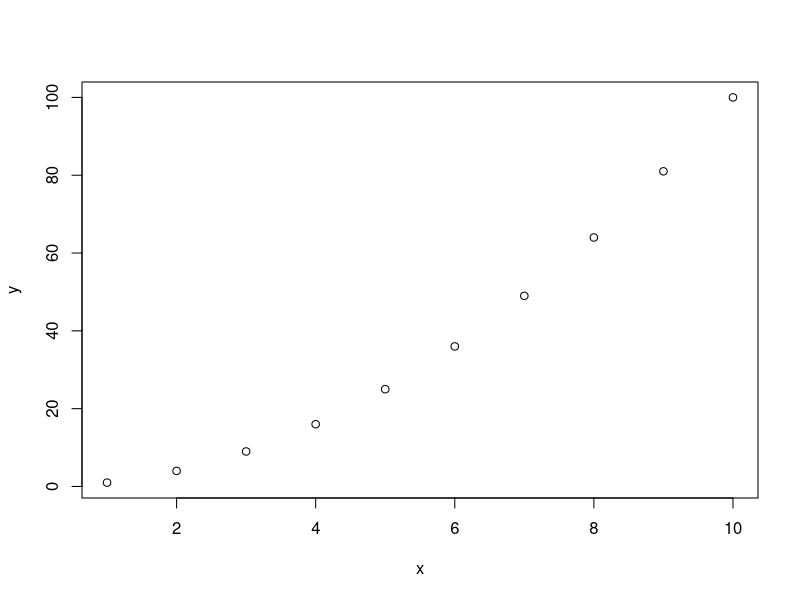
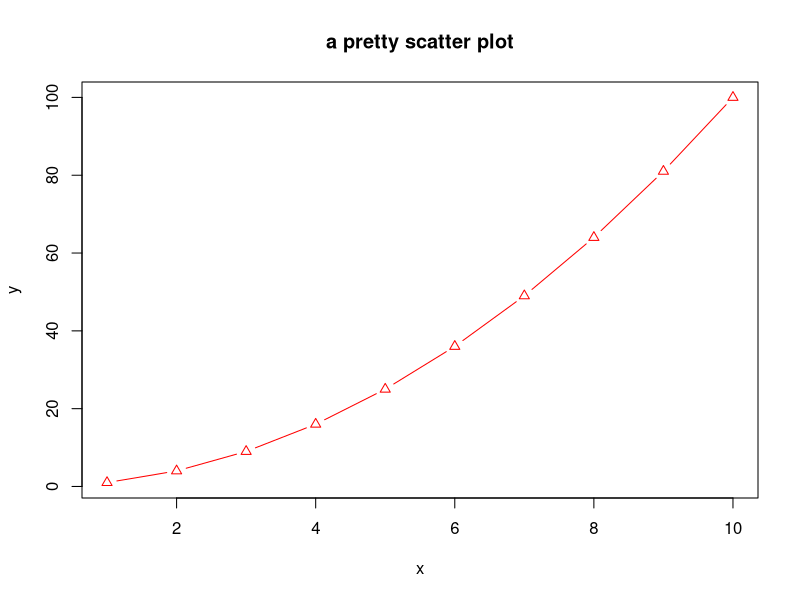
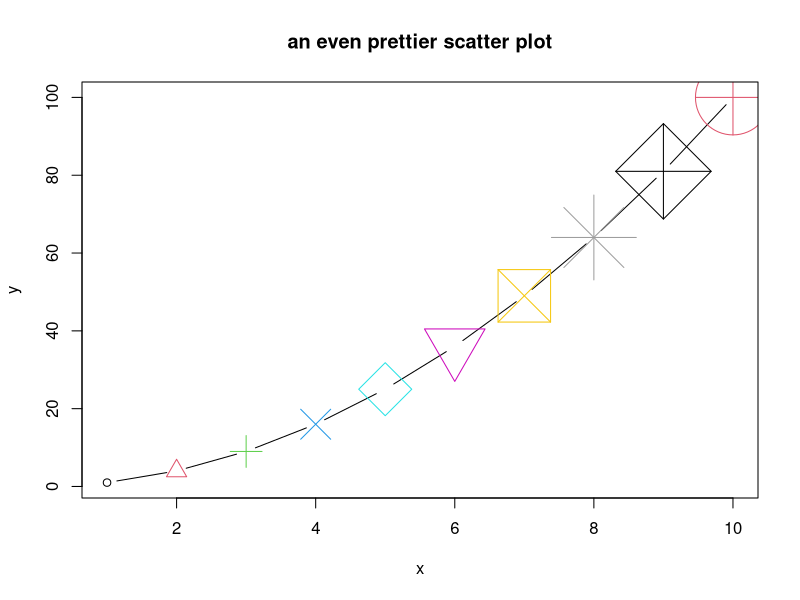
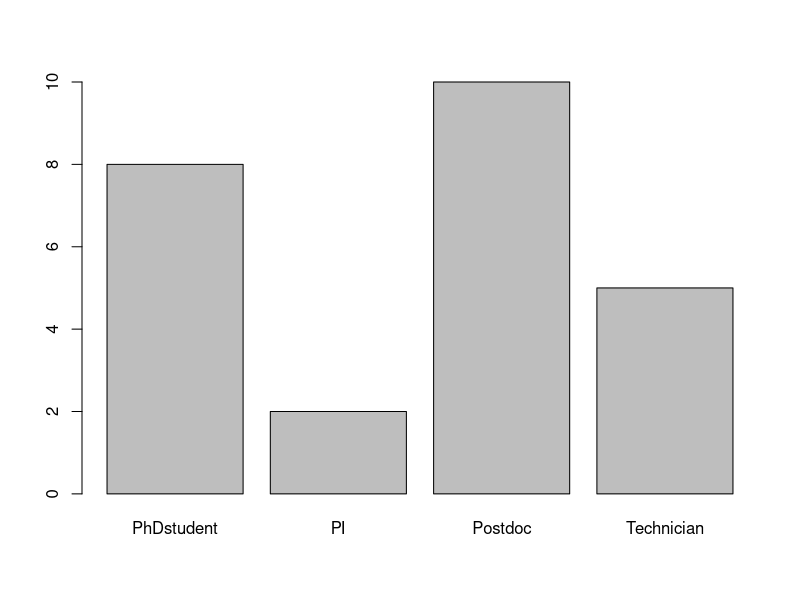
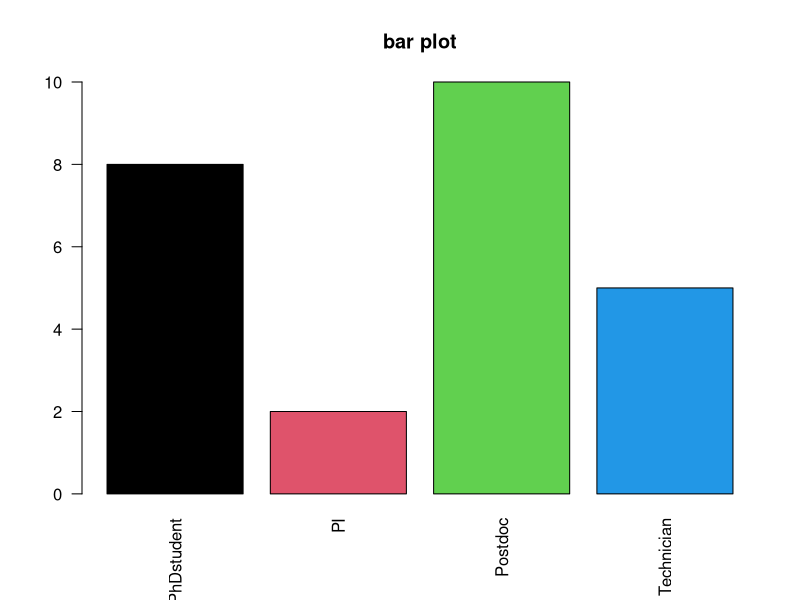
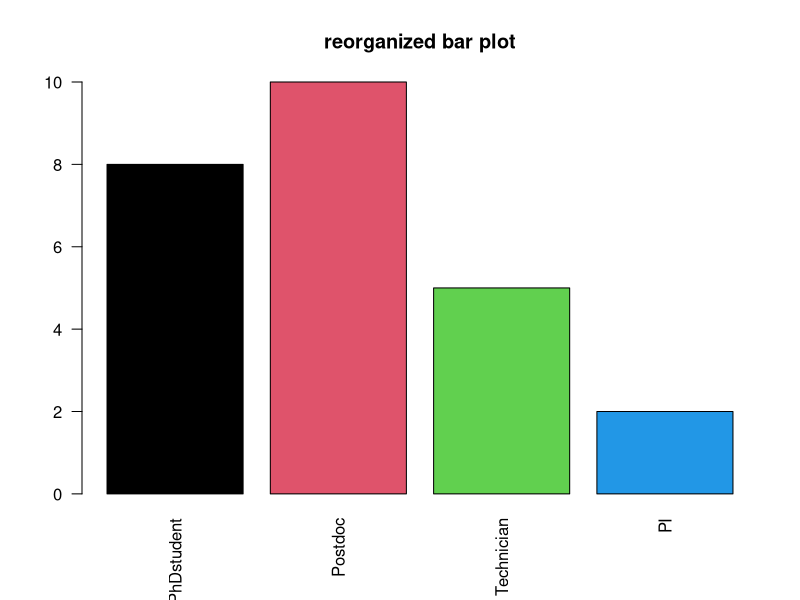
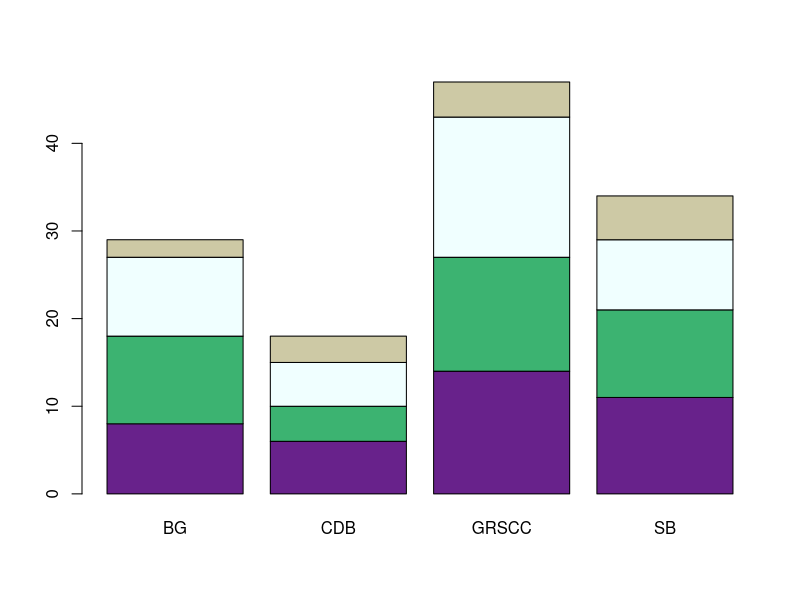
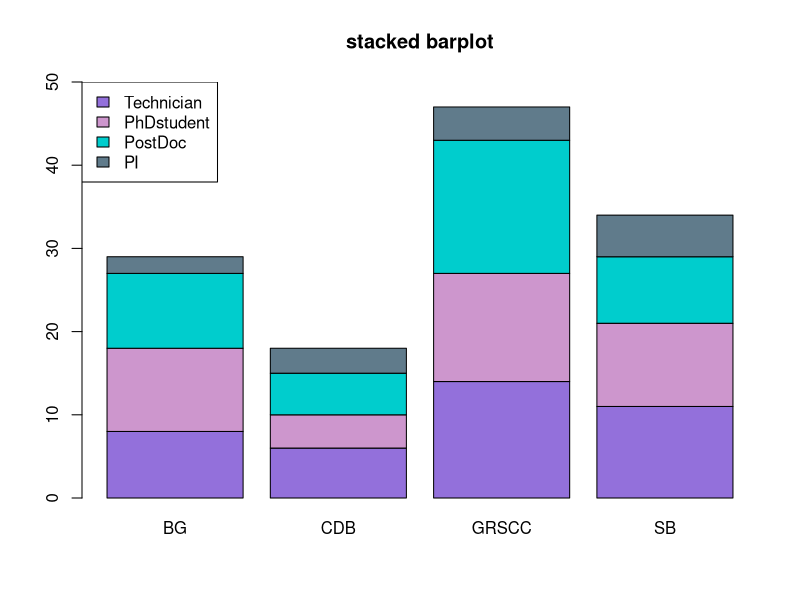

Reproduce these figures in R, in order.
## ---- chunk 1
# Create 2 vectors
x <- 1:10
y <- x^2

# Plot x against y
plot(x, y)
## ---- chunk 2
plot(x, y, 
	col="red", 
	pch=2, 
	type="b", 
	main="a pretty scatter plot")
## ---- chunk 3
plot(x, y, 
	col=1:10, 
	pch=1:10, 
	cex=1:10, 
	type="b", 
	main="an even prettier scatter plot")
## ---- chunk 4
# see the 8-color palette:
palette()
## ---- chunk 5
# see all 657 possible build-in colors:
colors()

# looking for blue only? You can pick from 66 blueish options:
grep("blue", colors(), value=TRUE)
## ---- chunk 6
# Create a vector
x <- rep(c("PhDstudent", "Postdoc", "Technician", "PI"), c(8,10,5,2))

# Count number of occurences of each character string
mytable <- table(x)

# Bar plot using that table
barplot(mytable)
## ---- chunk 7
barplot(mytable,
	col=1:4,
	main="bar plot",
	las=2)
## ---- chunk 8
# Create an ordered factor out of x
xfact <- factor(x, 
	levels=c("PhDstudent", "Postdoc", "Technician", "PI"), 
	ordered=TRUE)

# Produce the table
xfacttable <- table(xfact)

# Plot the same way
barplot(xfacttable,
	col=1:4,
        main="reorganized bar plot",
        las=2)
## ---- chunk 9
# Create a matrix of number of type of employees per research program :
barmat <- matrix(c(8, 10, 9, 2, 6, 4, 5, 3, 14, 13, 16, 4, 11, 10, 8, 5),
	nrow=4,
	dimnames=list(c("Technician", "PhDstudent", "PostDoc", "PI"), c("BG", "CDB", "GRSCC", "SB")))

# Plot barplot
barplot(barmat, col=sample(colors(), 4))
## ---- chunk 10
# set a random color vector
mycolors <- sample(colors(), 4)

# plot barplot
# ylim sets the lower and upper limit of the y-axis: here it allows us to fit the legend !
barplot(barmat, 
	col=mycolors, 
	ylim=c(0,50),
	main="stacked barplot")

# add a legend
# first argument is the legend position
legend("topleft", 
	legend=c("Technician", "PhDstudent", "PostDoc", "PI"),
	fill=mycolors)
## ---- chunk 11
# Create a vector
x <- rep(c("PhDstudent", "Postdoc", "Technician", "PI"), c(8,10,5,2))

# Count number of occurences of each string
mytable <- table(x)

pie(mytable,
	main="pie chart",
	col=c("lightblue", "lightgreen", "salmon", "maroon"))
## ---- chunk 12
# Create a matrix of 1000 random values from the normal distribution (4 columns, 250 rows)
x <- matrix(rnorm(1000), ncol=4)

# Basic boxplot
boxplot(x)
## ---- chunk 13
boxplot(x, 
	xlab="sample",
	ylab="expression",
	at=c(1, 2, 4, 5))
## ---- chunk 14
# First plot the box plot as before:
boxplot(x, 
	xlab="sample",
	ylab="expression",
	at=c(1, 2, 4, 5),
	 main="my boxplot")
	
# Then run the abline function
abline(h=0, col="red", lwd=3, lty="dotdash")
## ---- chunk 15
# Vector of 200 random values from the normal distribution
x <- rnorm(200)

# Plot histogram
hist(x)
## ---- chunk 16
hist(x,
	border="blue",
	breaks=50,
	main="Histogram",
	xlab="",
	cex.main=2.5,
	cex.lab=2)
